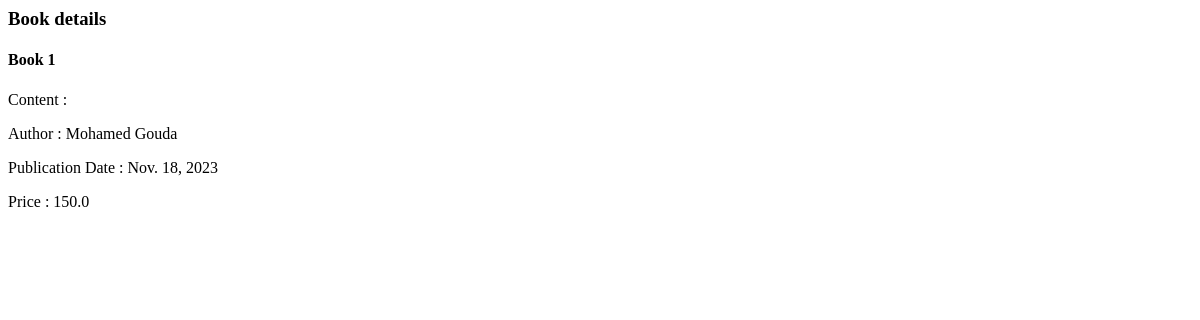
Page /books/1 on the earlier database version.
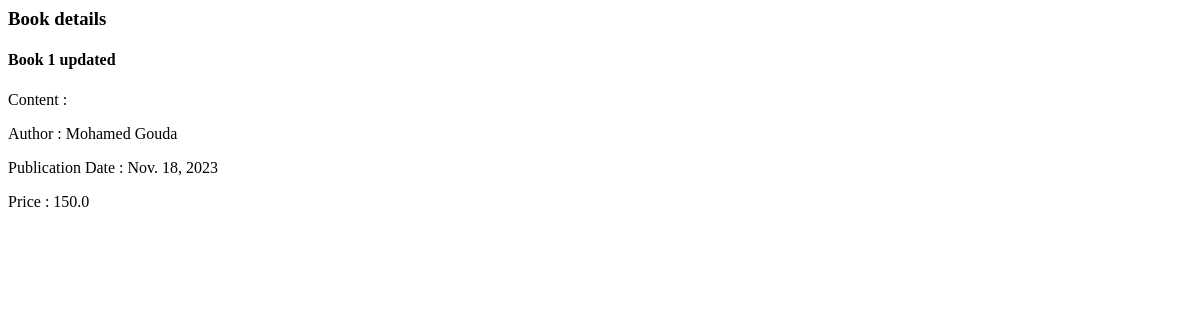
Same page on the later database version.
### books/models.py (models this page shows, shortened)
class Book (models.Model):
    title = models.CharField(max_length=100)
    author = models.ForeignKey(Author,related_name='book_author',on_delete=models.CASCADE)
    publication_date = models.DateField()
    price = models.FloatField()

class Author (models.Model):
    name = models.CharField(max_length=200)
    birth_date = models.DateField()
    biography = models.TextField(max_length=1000)
    def __str__(self):
        return self.name

### books/views.py (the view)
# urls.py: path('books/<int:pk>', BookDetail.as_view() ),
class BookDetail (DetailView):
    model = Book

### books/templates/books/book_detail.html
<h3>Book details</h3>
<h4>{{ book.title }}</h4>
<p>Content : {{ book.content}}</p>
<p>Author : {{ book.author }}</p>
<p>Publication Date : {{ book.publication_date }}</p>
<p>Price : {{ book.price }}</p>

Differences in the rows shown:
changed Book "Mohamed Gouda": title "Book 1" → "Book 1 updated"
